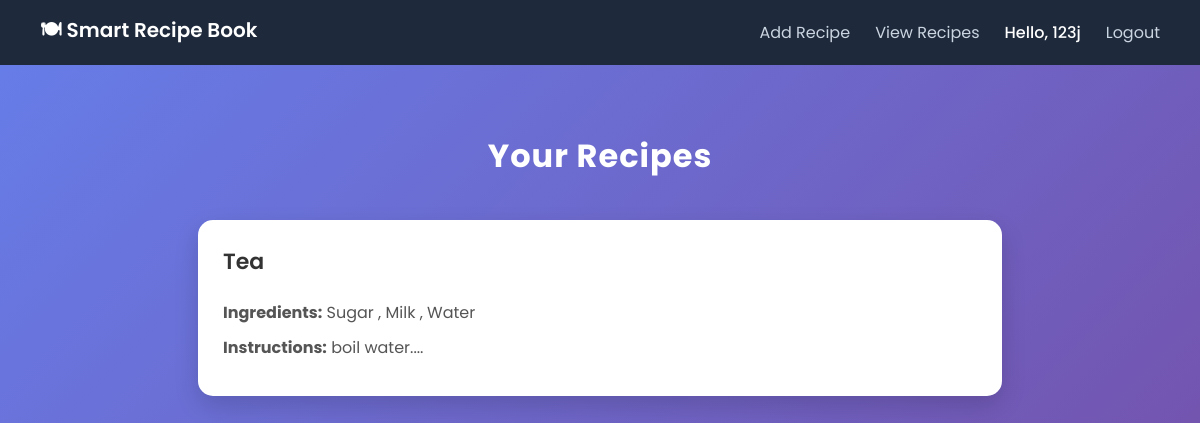
The app's page /list/ (signed in) with its own data.
### Recipe_App/models.py (models this page shows, shortened)
class Recipe(models.Model):
    user = models.ForeignKey(User, on_delete=models.CASCADE, null=True, blank=True)  # Each recipe belongs to a user
    title = models.CharField(max_length=100)
    ingredients = models.TextField()
    instructions = models.TextField()
    created_at = models.DateTimeField(auto_now_add=True)

### Recipe_App/views.py (the view)
# urls.py: path('list/', views.recipe_list, name='recipe_list'), # Recipe list page
@login_required(login_url='login')
def recipe_list(request):
    recipes = get_user_recipes(request.user)
    return render(request, "recipe_list.html", {"recipes": recipes})

### Recipe_App/services/recipe_service.py (called while the page is built)
def get_user_recipes(user):
    return Recipe.objects.filter(user=user)

### Recipe_App/templates/recipe_list.html (shortened to what this page needs)
{% load static %}
<!DOCTYPE html>
<html>
<head>
    <link rel="stylesheet" href="{% static 'css/recipe_list.css' %}">
</head>
<body>
<nav>
    <div class="logo">🍽 Smart Recipe Book</div>
    <div class="nav-links">
        <a href="{% url 'home' %}">Add Recipe</a>
        <a href="{% url 'recipe_list' %}">View Recipes</a>
        <span class="username">Hello, {{ user.username }}</span>
        <a href="{% url 'logout' %}">Logout</a>
    </div>
</nav>
<div class="container">
    <h2>Your Recipes</h2>
    {% for recipe in recipes %}
    <div class="recipe-card">
        <h3>{{ recipe.title }}</h3>
        <p><strong>Ingredients:</strong> {{ recipe.ingredients }}</p>
        <p><strong>Instructions:</strong> {{ recipe.instructions }}</p>
    </div>
    {% empty %}
    <p class="no-recipes">No recipes yet. Start adding some!</p>
    {% endfor %}
</div>
</body>
</html>

### Recipe_App/static/css/recipe_list.css (style rules this page uses)
body { font-family: 'Poppins', sans-serif; background: linear-gradient(135deg, #667eea, #764ba2); margin: 0; padding: 0; min-height: 100vh; }
nav { background-color: #1e293b; padding: 15px 40px; display: flex; justify-content: space-between; align-items: center; }
.logo { color: #fff; font-size: 20px; font-weight: 600; }
.nav-links { display: flex; align-items: center; }
.nav-links a { text-decoration: none; color: #cbd5e1; margin-left: 25px; font-weight: 400; transition: 0.3s ease; }
.nav-links .username { color: #ffffff; margin-left: 25px; font-weight: 500; }
.container { padding: 40px 20px; }
.container h2 { text-align: center; color: #ffffff; font-size: 32px; margin-bottom: 40px; letter-spacing: 1px; }
.recipe-card { background: #ffffff; padding: 25px; margin: 20px auto; width: 65%; border-radius: 15px; box-shadow: 0 10px 25px rgba(0, 0, 0, 0.15); transition: transform 0.3s ease, box-shadow 0.3s ease; }
.recipe-card h3 { margin-top: 0; font-size: 22px; color: #333; font-weight: 600; }
.recipe-card p { margin: 10px 0; color: #555; line-height: 1.6; }

### records on screen
Recipe: title "Tea", ingredients "Sugar , Milk , Water", instructions "boil water...."

### other values on screen
{{ user.username }} "123j"
